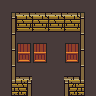

A 2D game scene composited from a Tiled map and its tileset images. What follows is a short description and the map's XML, with every tile layer's data as written:
An orthogonal 6x6 tile map with 16x16 px tiles, 2 tile layers (Floor2 (Decoration), Walls (Collidable)).

<map version="1.2" tiledversion="1.2.1" orientation="orthogonal" renderorder="right-down" width="6" height="6" tilewidth="16" tileheight="16" infinite="0" nextlayerid="4" nextobjectid="1">
 <tileset firstgid="1" source="../../tilesets/actual/UltimateTileset.tsx" />
 <layer id="1" name="Floor2 (Decoration)" width="6" height="6">
  <data encoding="csv">
113,113,113,113,113,113,
113,113,113,113,113,113,
113,113,113,113,113,113,
113,113,113,113,113,113,
113,113,113,113,113,113,
113,113,113,113,113,113
</data>
 </layer>
 <layer id="2" name="Walls (Collidable)" width="6" height="6">
  <data encoding="csv">
57,61,61,61,61,58,
77,44,44,44,44,78,
77,266,266,0,266,78,
77,282,282,0,282,78,
77,61,0,0,62,78,
93,96,0,0,95,94
</data>
 </layer>
</map>
